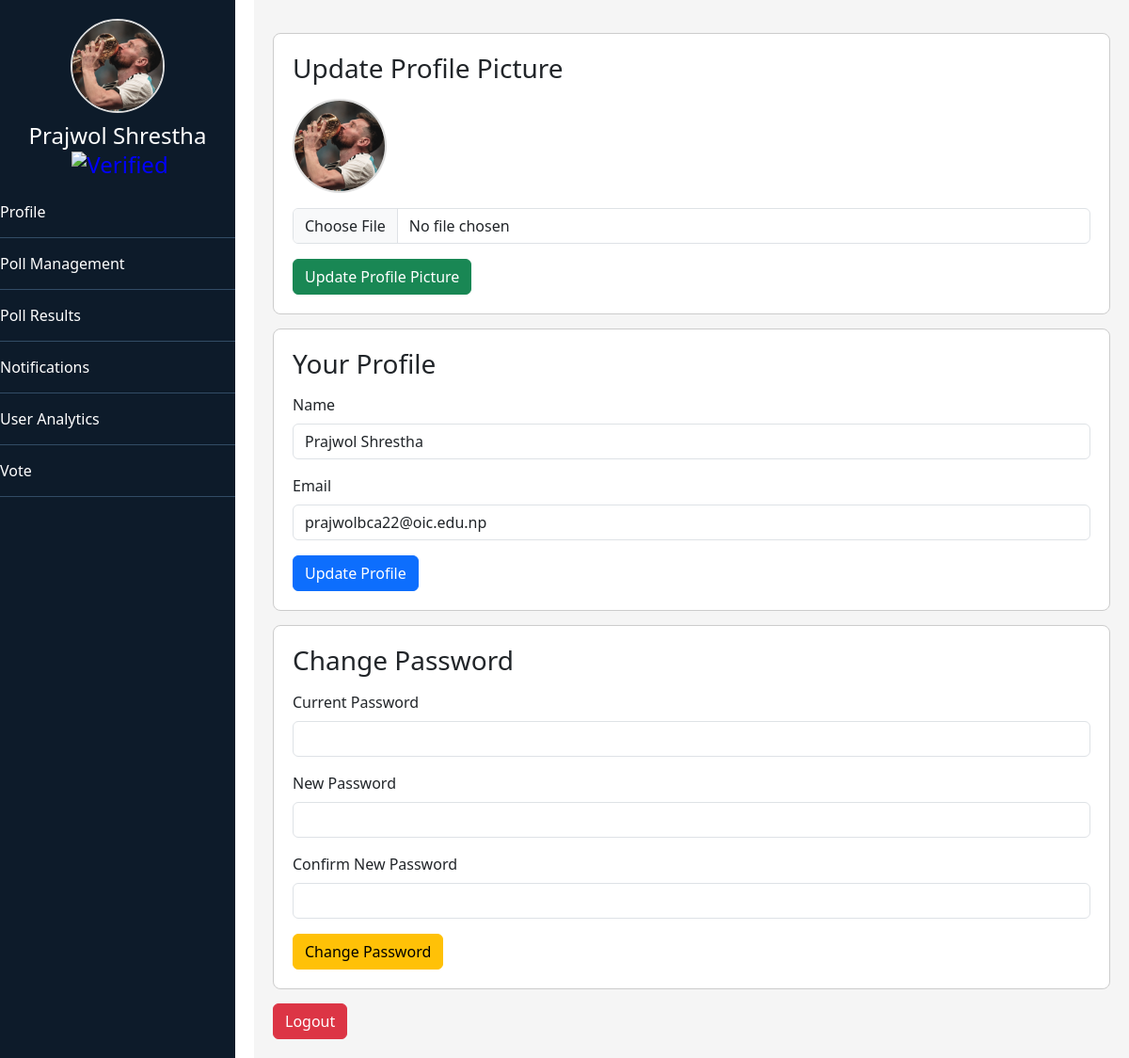
/index.php (signed in), run on the app's committed database.
### tables this page shows
CREATE TABLE `prayojan` (
  `id` int(11) NOT NULL,
  `name` varchar(255) NOT NULL,
  `phone` int(11) NOT NULL,
  `email` varchar(255) NOT NULL,
  `password` varchar(50) NOT NULL,
  `country` varchar(255) NOT NULL,
  `address` varchar(255) NOT NULL,
  `verified` tinyint(1) DEFAULT 0,
  `profile_pic` varchar(255) DEFAULT 'uploads/default_profile.png',
  `last_active` datetime DEFAULT NULL
);

### index.php (the view, shortened to what this page needs)
<?php
include 'connection.php';
?>
<!DOCTYPE html>
<html lang="en">
<head>
    <link href="https://cdn.jsdelivr.net/npm/bootstrap@5.3.0/dist/css/bootstrap.min.css" rel="stylesheet">
</head>
<body>
    <?php include 'sidebar.php'; ?>
    <div class="content">
        <div class="section">
            <h3>Update Profile Picture</h3>
            <img src="<?php echo htmlspecialchars($profile_pic); ?>" alt="Profile Picture" class="profile-pic mb-3">
            <form method="POST" action="index.php" enctype="multipart/form-data">
                <div class="mb-3">
                    <input type="file" class="form-control" name="profile_pic" accept=".jpg, .jpeg, .png" required>
                </div>
                <button type="submit" name="update_profile_pic" class="btn btn-success">Update Profile Picture</button>
            </form>
        </div>
        <div class="section">
            <h3>Your Profile</h3>
            <form method="POST" action="index.php">
                <div class="mb-3">
                    <label for="name" class="form-label">Name</label>
                    <input type="text" class="form-control" id="name" name="name" value="<?php echo htmlspecialchars($user['name']); ?>" required>
                </div>
                <div class="mb-3">
                    <label for="email" class="form-label">Email</label>
                    <input type="email" class="form-control" id="email" name="email" value="<?php echo htmlspecialchars($user['email']); ?>" required>
                </div>
                <button type="submit" name="update_profile" class="btn btn-primary">Update Profile</button>
            </form>
        </div>
        <div class="section">
            <h3>Change Password</h3>
            <form method="POST" action="index.php">
                <div class="mb-3">
                    <label for="current_password" class="form-label">Current Password</label>
                    <input type="password" class="form-control" id="current_password" name="current_password" required>
                </div>
                <div class="mb-3">
                    <label for="new_password" class="form-label">New Password</label>
                    <input type="password" class="form-control" id="new_password" name="new_password" required>
                </div>
                <div class="mb-3">
                    <label for="confirm_password" class="form-label">Confirm New Password</label>
                    <input type="password" class="form-control" id="confirm_password" name="confirm_password" required>
                </div>
                <button type="submit" name="change_password" class="btn btn-warning">Change Password</button>
            </form>
        </div>
        <button type="submit" name="logout" class="btn btn-danger">
            <a href="logout.php" class="logout">Logout</a>
        </button>
    </div>
</body>
</html>

### sidebar.php (shortened to what this page needs)
<?php
$email = $_SESSION['email'] ?? '';
$sql = "SELECT * FROM prayojan WHERE email='$email'";
$result = $conn->query($sql);
$user = $result->fetch_assoc();
$profile_pic = $user['profile_pic'] ?? 'uploads/default_profile.png';
?>
<div class="sidebar">
    <div class="text-center">
        <img src="<?php echo htmlspecialchars($profile_pic); ?>" alt="Profile Picture" class="profile-pic">
        <h4>
            <?php echo htmlspecialchars($user['name'] ?? 'Guest'); ?>
            <?php if (!empty($user['verified'])): ?>
                <span class="verified"><img src="verified.png" alt="Verified" class="verifyimg"></span>
            <?php endif; ?>
        </h4>
    </div>
    <div class="menu">
        <a href="index.php" class="menu-item menu-item-active">Profile</a>
        <a href="poll_management.php" class="menu-item">Poll Management</a>
        <a href="poll_results.php" class="menu-item">Poll Results</a>
        <a href="usernotification.php" class="menu-item">Notifications</a>
        <a href="user_analytics.php" class="menu-item">User Analytics</a>
        <a href="vote.php" class="menu-item">Vote</a>
    </div>
</div>

### index.php (style rules this page uses)
.section { padding: 20px; border: 1px solid #ccc; border-radius: 8px; margin: 15px 0; background-color: white; }
.profile-pic { width: 100px; height: 100px; object-fit: cover; border-radius: 50%; border: 2px solid #ddd; }
body { margin: 0; padding: 0; display: flex; min-height: 100vh; }
.content { margin-left: 270px; padding: 20px; background-color: #f5f5f5; flex-grow: 1; }
.section h3 { margin-bottom: 15px; }
.logout { color: white; text-decoration: none; }

### sidebar.php (style rules this page uses)
.sidebar { width: 250px; background-color: #0d1b2a; color: white; padding: 20px 0; position: fixed; height: 100%; }
.text-center { text-align: center; }
.profile-pic { width: 100px; height: 100px; object-fit: cover; border-radius: 50%; border: 2px solid #ddd; }
.sidebar h4 { color: white; margin-top: 10px; }
.verified { color: blue; margin-left: 5px; height:21px; }
.verifyimg { height: 21px; }
.menu-item { color: white; text-decoration: none; display: block; padding: 15px 0; border-bottom: 1px solid #324c65; }

### data on the page
prayojan: profile_pic (picture), name "Prajwol Shrestha", email "prajwolbca22@oic.edu.np"
